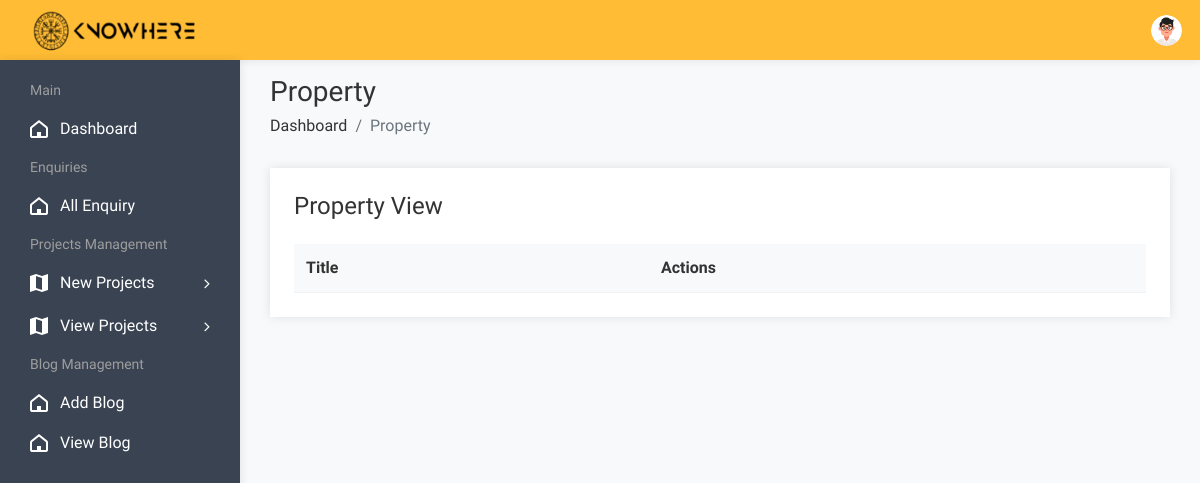
Before: /admin/blogview.php (signed in) with the older database file.
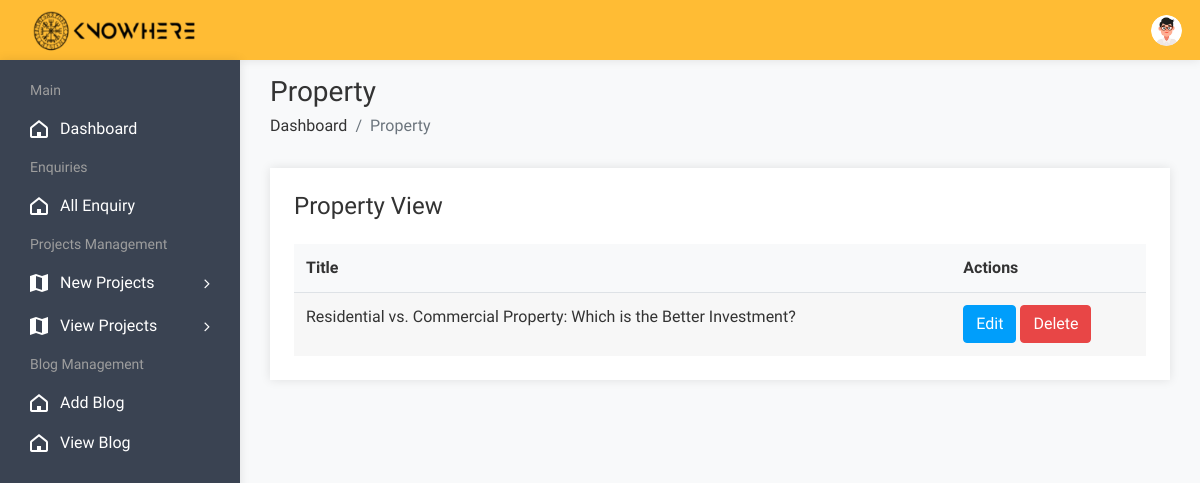
After: the same page with the newer database file.
### tables this page shows
CREATE TABLE `blogs` (
  `id` int(11) NOT NULL,
  `title` varchar(255) NOT NULL,
  `content` text NOT NULL,
  `main_content` longtext NOT NULL,
  `conclusion` longtext NOT NULL,
  `image` varchar(255) DEFAULT NULL,
  `created_at` datetime DEFAULT current_timestamp()
);

### admin/blogview.php (the view, shortened to what this page needs)
<!DOCTYPE html>
<html lang="en">
<head>
        <link rel="stylesheet" href="assets/css/bootstrap.min.css">
        <link rel="stylesheet" href="assets/css/font-awesome.min.css">
        <link rel="stylesheet" href="assets/css/feathericon.min.css">
		<link rel="stylesheet" href="assets/plugins/datatables/dataTables.bootstrap4.min.css">
		<link rel="stylesheet" href="assets/plugins/datatables/responsive.bootstrap4.min.css">
		<link rel="stylesheet" href="assets/plugins/datatables/select.bootstrap4.min.css">
		<link rel="stylesheet" href="assets/plugins/datatables/buttons.bootstrap4.min.css">
        <link rel="stylesheet" href="assets/css/style.css">
    </head>
    <body>
				<?php include("header.php"); ?>
            <div class="page-wrapper">
                <div class="content container-fluid">
					<div class="page-header">
						<div class="row">
							<div class="col">
								<h3 class="page-title">Property</h3>
								<ul class="breadcrumb">
									<li class="breadcrumb-item"><a href="dashboard.php">Dashboard</a></li>
									<li class="breadcrumb-item active">Property</li>
								</ul>
							</div>
						</div>
					</div>
					<div class="row">
                            <div class="col-12">
                                <div class="card">
                                    <div class="card-body">
                                        <h4 class="header-title mt-0 mb-4">Property View</h4>
                                        <table id="datatable-buttons" class="table table-striped dt-responsive nowrap">
                                            <thead>
                                                <tr>
                                                    <th>Title</th>
                                                    <th>Actions</th>
                                                </tr>
                                            </thead>
                                            <tbody>
											<?php
												$residential_query = mysqli_query($con, "SELECT * FROM `blogs`");
												while ($row = mysqli_fetch_array($residential_query)) {
											?>
                                                <tr>
                                                    <td><?php echo $row['1']; ?></td>
													<td><a href="blogedit.php?pid=<?php echo $row['0'];?>"><button class="btn btn-info">Edit</button></a>
                                                    <a href="blogdelete.php?id=<?php echo $row['0'];?>"><button class="btn btn-danger">Delete</button></a></td>
                                                </tr>
                                               <?php
												}
												?>
                                            </tbody>
                                        </table>
                                    </div>
                                </div>
                            </div>
                        </div>
				</div>
			</div>
    </body>
</html>

Changed rows visible on the page:
added blogs: title "Residential vs. Commercial Property: Which is the Better Investment?"
